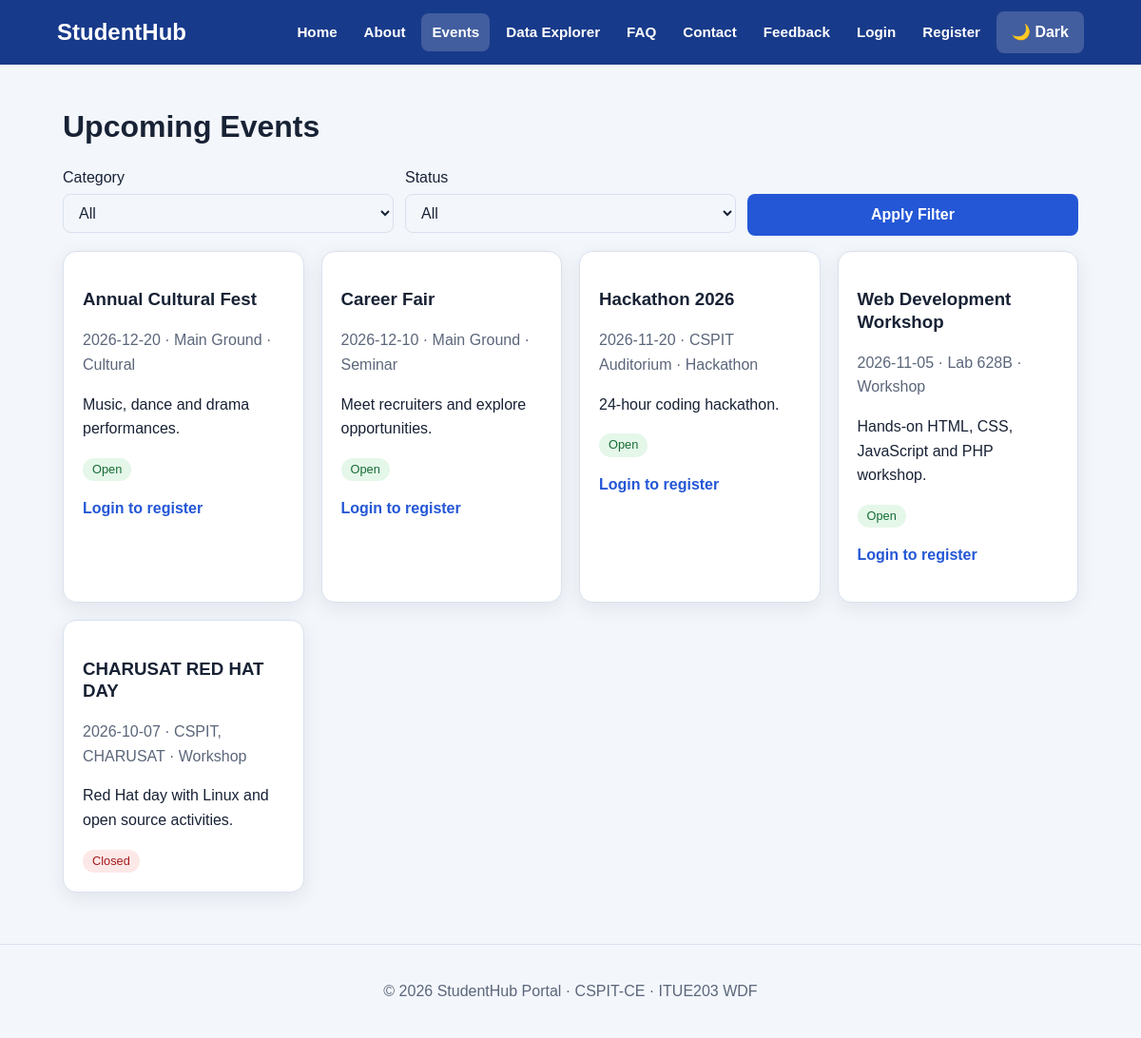
/studenthub/events.php, run on the app's committed database.
### tables this page shows
CREATE TABLE events (
  event_id INT AUTO_INCREMENT PRIMARY KEY,
  event_name VARCHAR(100) NOT NULL,
  event_date DATE NOT NULL,
  venue VARCHAR(100) NOT NULL,
  category VARCHAR(40) NOT NULL DEFAULT 'General',
  status ENUM('open','closed') NOT NULL DEFAULT 'open',
  poster VARCHAR(150) DEFAULT NULL,
  description TEXT
);

### studenthub/includes/auth.php (called while the page is built, shortened)
<?php
function e($s) { return htmlspecialchars((string)$s, ENT_QUOTES, 'UTF-8'); }
function url($p = '') { return BASE_URL . ltrim($p, '/'); }
function is_logged_in() { return isset($_SESSION['user_id']); }

### studenthub/events.php (the view, shortened to what this page needs)
<?php
require_once 'includes/auth.php';
$cat = trim($_GET['category'] ?? ''); $stat = trim($_GET['status'] ?? '');
$sql = 'SELECT event_id, event_name, event_date, venue, category, status, poster, description FROM events WHERE 1=1';
$sql .= ' ORDER BY event_date DESC';
$st = $conn->prepare($sql);
$st->execute(); $events = $st->get_result();
$cats = $conn->query('SELECT DISTINCT category FROM events ORDER BY category');
include 'includes/header.php';
?>
<h1>Upcoming Events</h1>
<form method="GET" class="controls" aria-label="Filter events">
    <div class="control"><label for="category">Category</label><select id="category" name="category"><option value="">All</option>
        <?php while ($c = $cats->fetch_assoc()): ?><option <?= $cat === $c['category'] ? 'selected' : '' ?>><?= e($c['category']) ?></option><?php endwhile; ?></select></div>
    <div class="control"><label for="status">Status</label><select id="status" name="status"><option value="">All</option>
        <option value="open" <?= $stat === 'open' ? 'selected' : '' ?>>Open</option><option value="closed" <?= $stat === 'closed' ? 'selected' : '' ?>>Closed</option></select></div>
    <div class="control"><label>&nbsp;</label><button type="submit">Apply Filter</button></div>
</form>
<div class="grid">
<?php if ($events->num_rows): while ($ev = $events->fetch_assoc()): ?>
    <article class="card event-card">
        <h3><?= e($ev['event_name']) ?></h3>
        <p class="muted"><?= e($ev['event_date']) ?> &middot; <?= e($ev['venue']) ?> &middot; <?= e($ev['category']) ?></p>
        <p><?= e($ev['description']) ?></p>
        <span class="badge <?= $ev['status'] === 'closed' ? 'closed' : '' ?>"><?= e(ucfirst($ev['status'])) ?></span>
        <?php if ($ev['status'] === 'open'): ?>
            <?php if (is_logged_in() && !is_admin()): ?>
                <form method="POST" action="" style="margin-top:10px"><input type="hidden" name="action" value="register_event"><input type="hidden" name="event_id" value="<?= (int)$ev['event_id'] ?>"><button type="submit" class="btn-sm">Register</button></form>
            <?php elseif (!is_logged_in()): ?><p><a href="<?= e(url('login.php')) ?>">Login to register</a></p><?php endif; ?>
        <?php endif; ?>
    </article>
<?php endwhile; else: ?><p class="muted">No events match your filter.</p><?php endif; ?>
</div>
<?php include 'includes/footer.php'; ?>

### studenthub/assets/css/style.css (style rules this page uses)
:root { --bg:#f3f6fb;--card:#fff;--text:#182235;--muted:#5b667a;--primary:#2457d6;--on-primary:#fff;--head:#183a8a;--border:#d9e1ee;--shadow:0 6px 20px rgba(24,34,53,.08);--ok:#176b36;--okbg:#e4f7e9;--err:#a61b1b;--errbg:#fde8e8 }
* { box-sizing:border-box }
html { scroll-behavior:smooth }
body { margin:0;font-family:Arial,Helvetica,sans-serif;line-height:1.6;background:var(--bg);color:var(--text) }
a { color:var(--primary);font-weight:600;text-decoration:none }
h1,h2,h3 { line-height:1.25 }
button,.btn { display:inline-block;font:inherit;font-weight:600;padding:9px 16px;border:0;border-radius:8px;background:var(--primary);color:var(--on-primary);cursor:pointer;text-decoration:none }
.card { background:var(--card);border:1px solid var(--border);border-radius:14px;padding:20px;box-shadow:var(--shadow) }
.grid { display:grid;gap:18px;grid-template-columns:repeat(auto-fit,minmax(240px,1fr)) }
.muted { color:var(--muted) }
.badge { display:inline-block;padding:2px 10px;border-radius:999px;font-size:.8rem;background:var(--okbg);color:var(--ok) }
.badge.closed { background:var(--errbg);color:var(--err) }
input,select,textarea { font:inherit;padding:10px 12px;border:1px solid var(--border);border-radius:8px;background:var(--bg);color:var(--text);max-width:100% }
.controls { display:grid;gap:12px;grid-template-columns:repeat(auto-fit,minmax(170px,1fr));margin-bottom:16px }
.control { display:flex;flex-direction:column;gap:4px }

### data on the page
events: event_name "Annual Cultural Fest", event_date "2026-12-20", venue "Main Ground", category "Cultural", description "Music, dance and drama performances.", status "Open"
events: event_name "Career Fair", event_date "2026-12-10", venue "Main Ground", category "Seminar", description "Meet recruiters and explore opportunities.", status "Open"
events: event_name "Hackathon 2026", event_date "2026-11-20", venue "CSPIT Auditorium", category "Hackathon", description "24-hour coding hackathon.", status "Open"
events: event_name "Web Development Workshop", event_date "2026-11-05", venue "Lab 628B", category "Workshop", description "Hands-on HTML, CSS, JavaScript and PHP workshop.", status "Open"
events: event_name "CHARUSAT RED HAT DAY", event_date "2026-10-07", venue "CSPIT, CHARUSAT", category "Workshop", description "Red Hat day with Linux and open source activities.", status "Closed"

### other printed values
$label "Home About Events Data Explorer FAQ Contact Feedback Login Register"
